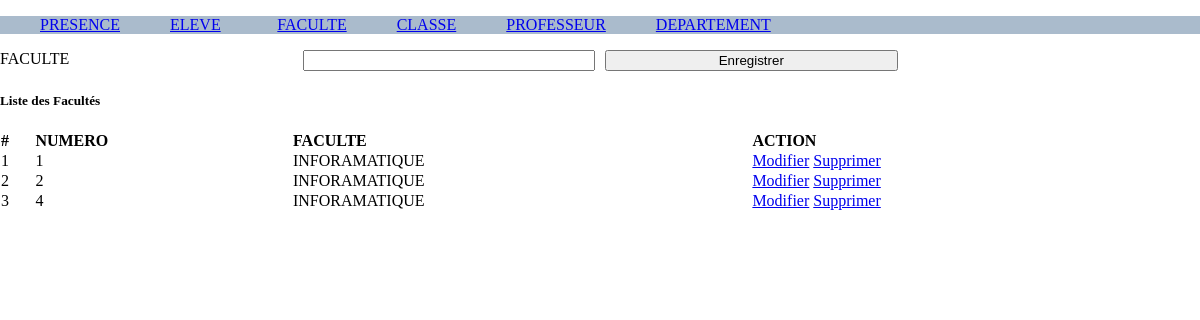
The page /faculte.php on the database as committed earlier.
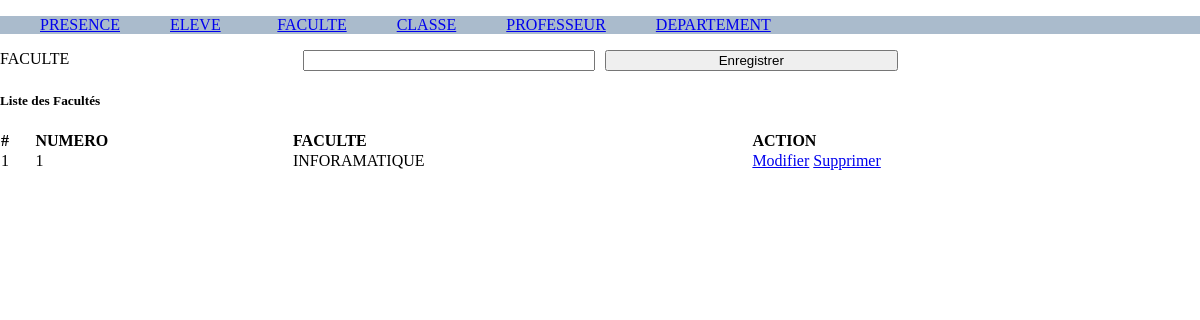
The same page on the database as committed later.
### tables this page shows
CREATE TABLE `faculte` (
  `id` int(11) NOT NULL,
  `name` varchar(255) NOT NULL,
  `created_at` datetime NOT NULL DEFAULT CURRENT_TIMESTAMP
);

### app/config.php (called while the page is built, shortened)
<?php
function getConnection(){
	try{
		$db = new PDO('mysql:host=localhost;dbname=guy_tp','jean','lion');
		 $db->setAttribute(PDO::ATTR_ERRMODE, PDO::ERRMODE_EXCEPTION);
	} catch(PDOException $e) {
	  echo "Error: " . $e->getMessage();
	  die($e);
	}
	return $db;
}
function selectAll($table){
	$query = "SELECT * FROM $table";
	$db = getConnection();
	$data = $db->query($query);
	return $data->fetchAll();
}

### faculte.php (the view, shortened to what this page needs)
<?php
$facultes = selectAll("faculte");
  include "include/header.php";
?>
<div>
  <form action="" method="post">
    <div>
      <label for="">FACULTE</label>
      <input type="text" name="name"  value="<?= $faculte_name ?? "" ?>"  required="">
      <?php if(isset($faculte_id)): ?>
      <input type="submit" name="update" value="Modifier">
    <?php else: ?>
       <input type="submit" name="save" value="Enregistrer">
    <?php endif ?>
    </div>
  </form>
  <div>
    <h5>Liste des Facultés</h5>
    <table>
      <thead>
        <tr>
          <th># </th>
          <th>NUMERO </th>
          <th>FACULTE</th>
          <th>ACTION</th>
        </tr>
      </thead>
      <tbody>
        <?php foreach ($facultes  as $key => $value) : ?>
        <tr>
          <td><?= ++$key  ?></td>
          <td><?= $value['id'] ?></td>
          <td><?= $value['name'] ?></td>
          <td>
            <a href="faculte.php?action=modifier&&id=<?= $value['id'] ?>">Modifier</a>
            <a href="faculte.php?action=delete&&id=<?= $value['id'] ?>" onclick="return confirm('êtes-vous sûr ?')">Supprimer</a>
          </td>
        </tr>
       <?php endforeach; ?>
      </tbody>
    </table>
  </div>
</div>
<?php
  include "include/footer.php";
?>

Rows that differ between the two databases and show on the page:
removed faculte: id "2", name "INFORAMATIQUE"
removed faculte: id "4", name "INFORAMATIQUE"
